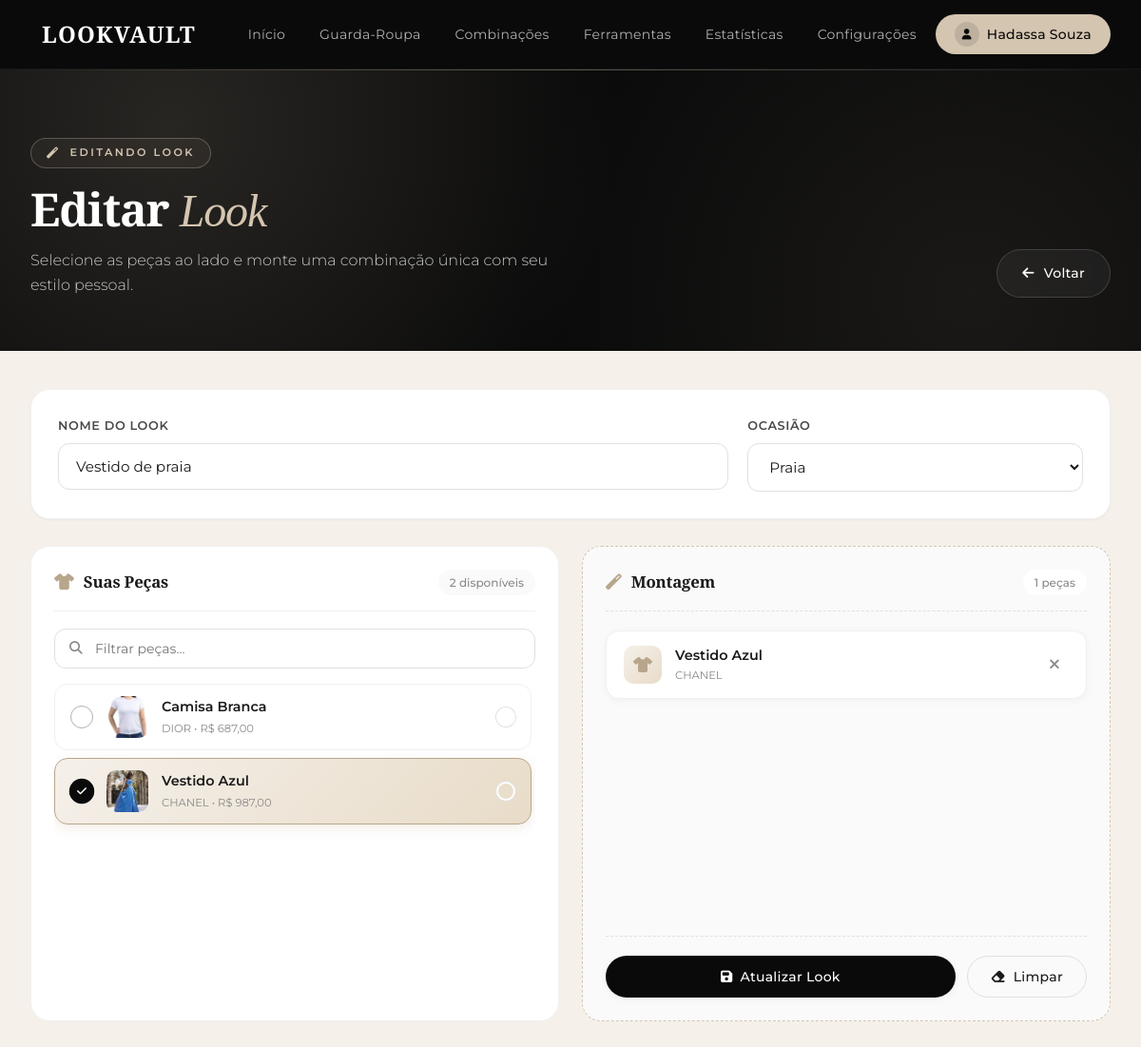
Screenshot of /criar-look.php?id=5 (signed in) with the database file from the repository.
### tables this page shows
CREATE TABLE `looks` (
  `id` int(11) NOT NULL,
  `usuario_id` int(11) NOT NULL,
  `nome` varchar(100) NOT NULL,
  `ocasiao` varchar(50) DEFAULT NULL,
  `data_criacao` timestamp NOT NULL DEFAULT current_timestamp()
);

CREATE TABLE `pecas` (
  `id` int(11) NOT NULL,
  `usuario_id` int(11) NOT NULL,
  `nome` varchar(100) NOT NULL,
  `marca` varchar(50) DEFAULT NULL,
  `categoria` varchar(50) DEFAULT NULL,
  `cor` varchar(30) DEFAULT NULL,
  `tamanho` varchar(10) DEFAULT NULL,
  `valor` decimal(10,2) DEFAULT NULL,
  `tags` varchar(255) DEFAULT NULL,
  `foto` varchar(255) DEFAULT NULL,
  `data_cadastro` timestamp NOT NULL DEFAULT current_timestamp()
);

### configdatabase.php (called while the page is built, shortened)
<?php
function conectarDB() {
    try {
        $conn = new mysqli(DB_HOST, DB_USER, DB_PASS, DB_NAME, DB_PORT);
        $conn->set_charset("utf8mb4");
        return $conn;
    } catch (Exception $e) {
        error_log("LOOKVAULT database error: " . $e->getMessage());
        http_response_code(500);
        die("Ocorreu um erro interno. Tente novamente mais tarde.");
    }
}
function executarQuery($sql, $params = []) {
    $conn = conectarDB();
    $stmt = $conn->prepare($sql);
    if (!empty($params)) {
        $types = '';
        $values = [];
        foreach ($params as $param) {
            if (is_int($param)) {
                $types .= 'i';
            } elseif (is_float($param)) {
                $types .= 'd';
            } elseif (is_string($param)) {
                $types .= 's';
            } else {
                $types .= 's';
                $param = (string) $param;
            }
            $values[] = $param;
        }
        $refs = [];
        foreach ($values as $key => $value) {
            $refs[$key] = &$values[$key];
        }
        $stmt->bind_param($types, ...$refs);
    }
    if (!$stmt->execute()) {
        $stmt->close();
        $conn->close();
        return false;
    }
    $result = null;
    if ($stmt->field_count > 0) {
        $result = $stmt->get_result();
    } else {
        $result = true;
    }
    return $result;
}
?>

### includes/media-storage.php (called while the page is built, shortened)
<?php
function lookvaultIsVercelBlobUrl($value)
{
    $host = parse_url((string) $value, PHP_URL_HOST);
    return is_string($host) && str_ends_with($host, '.blob.vercel-storage.com');
}
function lookvaultImageAvailable($value)
{
    if (str_starts_with($value, 'uploads/') && !str_contains($value, '..')) {
        return is_file(dirname(__DIR__) . '/' . $value);
    }
    return false;
}

### criar-look.php (the view, shortened to what this page needs)
<?php
require_once 'configdatabase.php';
require_once __DIR__ . '/includes/media-storage.php';
$usuario_id = $_SESSION['usuario_id'];
$look_id = $_GET['id'] ?? 0;
$editando = false;
$look_atual = null;
$pecas_selecionadas = [];
if ($look_id > 0) {
    $sql = "SELECT * FROM looks WHERE id = ? AND usuario_id = ?";
    $result = executarQuery($sql, [$look_id, $usuario_id]);
    if ($result && $result->num_rows > 0) {
        $look_atual = $result->fetch_assoc();
        $editando = true;
        $sql_pecas = "SELECT peca_id FROM look_pecas WHERE look_id = ?";
        $result_pecas = executarQuery($sql_pecas, [$look_id]);
        if ($result_pecas) {
            while ($row = $result_pecas->fetch_assoc()) $pecas_selecionadas[] = $row['peca_id'];
        }
    }
}
$sql_pecas = "SELECT * FROM pecas WHERE usuario_id = ? ORDER BY nome ASC";
$result_pecas = executarQuery($sql_pecas, [$usuario_id]);
$todas_pecas = [];
if ($result_pecas && $result_pecas->num_rows > 0) {
    while ($row = $result_pecas->fetch_assoc()) $todas_pecas[] = $row;
}
include 'includes/header.php';
?>
<link rel="stylesheet" href="assets/css/pages.css">
<main>
    <section class="page-hero">
        <div class="container">
            <div class="page-hero-inner">
                <div class="page-hero-text">
                    <span class="page-hero-eyebrow">
                        <i class="fas fa-magic"></i> <?php echo $editando ? 'Editando look' : 'Novo look'; ?>
                    </span>
                    <h1 class="page-hero-title">
                        <?php echo $editando ? 'Editar' : 'Criar'; ?> <em>Look</em>
                    </h1>
                    <p class="page-hero-subtitle">
                        Selecione as peças ao lado e monte uma combinação única com seu estilo pessoal.
                    </p>
                </div>
                <div class="page-hero-actions">
                    <a href="combinacoes.php" class="btn-hero btn-hero-ghost">
                        <i class="fas fa-arrow-left"></i> Voltar
                    </a>
                </div>
            </div>
        </div>
    </section>
    <section class="builder-section">
        <div class="container">
            <form action="processar-look.php" method="POST" id="formLook">
                <div class="builder-name-panel animate-fade-up">
                    <div class="form-field" style="margin: 0;">
                        <label for="nome_look">Nome do Look</label>
                        <input type="text" id="nome_look" name="nome_look"
                               placeholder="Ex: Look Casual de Verão"
                               value="<?php echo $editando ? htmlspecialchars($look_atual['nome']) : ''; ?>"
                               required />
                    </div>
                    <div class="form-field" style="margin: 0;">
                        <label for="ocasiao">Ocasião</label>
                        <select id="ocasiao" name="ocasiao">
                            <?php foreach (['Casual','Social','Festa','Esporte','Trabalho','Praia','Noite'] as $op): ?>
                                <option value="<?php echo $op; ?>" <?php echo ($editando && $look_atual['ocasiao'] == $op) ? 'selected' : ''; ?>><?php echo $op; ?></option>
                            <?php endforeach; ?>
                        </select>
                    </div>
                </div>
                <div class="builder-canvas">
                    <div class="pecas-panel animate-fade-up animate-delay-1">
                        <div class="pecas-panel-header">
                            <h3 class="pecas-panel-title">
                                <i class="fas fa-tshirt"></i> Suas Peças
                            </h3>
                            <span class="pecas-panel-count"><?php echo count($todas_pecas); ?> disponíveis</span>
                        </div>
                        <div class="pecas-search">
                            <input type="text" id="searchPecas" placeholder="Filtrar peças..." onkeyup="filtrarPecas()" />
                        </div>
                        <div class="pecas-scroll" id="listaPecas">
                            <?php if (empty($todas_pecas)): ?>
                                <div style="text-align: center; padding: 40px 20px; color: var(--lv-texto-claro);">
                                    <i class="fas fa-tshirt" style="font-size: 2.5rem; color: var(--lv-bege); margin-bottom: 12px; display: block;"></i>
                                    <p>Você ainda não tem peças cadastradas.</p>
                                    <a href="cadastro.php" class="btn-primary" style="margin-top: 12px; display: inline-flex;">
                                        <i class="fas fa-plus"></i> Adicionar Peça
                                    </a>
                                </div>
                            <?php else: ?>
                                <?php foreach ($todas_pecas as $peca):
                                    $selected = in_array($peca['id'], $pecas_selecionadas);
                                ?>
                                <div class="peca-row <?php echo $selected ? 'selected' : ''; ?>"
                                     data-id="<?php echo $peca['id']; ?>"
                                     data-nome="<?php echo strtolower(htmlspecialchars($peca['nome'])); ?>"
                                     data-marca="<?php echo strtolower(htmlspecialchars($peca['marca'])); ?>"
                                     data-categoria="<?php echo strtolower(htmlspecialchars($peca['categoria'])); ?>"
                                     onclick="togglePeca(this, <?php echo $peca['id']; ?>)">
                                    <div class="peca-row-check"><i class="fas fa-check"></i></div>
                                    <?php if (lookvaultImageAvailable($peca['foto'] ?? '')): ?>
                                        <img src="<?php echo htmlspecialchars($peca['foto']); ?>" class="peca-row-thumb" alt="" />
                                    <?php else: ?>
                                        <div class="peca-row-thumb"><i class="fas fa-tshirt"></i></div>
                                    <?php endif; ?>
                                    <div class="peca-row-info">
                                        <div class="peca-row-name"><?php echo htmlspecialchars($peca['nome']); ?></div>
                                        <div class="peca-row-meta">
                                            <?php echo htmlspecialchars($peca['marca'] ?: 'Sem marca'); ?> • R$ <?php echo number_format($peca['valor'], 2, ',', '.'); ?>
                                        </div>
                                    </div>
                                    <div class="peca-row-color" style="background: <?php echo htmlspecialchars(strtolower($peca['cor'])); ?>;"></div>
                                </div>
                                <?php endforeach; ?>
                            <?php endif; ?>
                        </div>
                    </div>
                    <div class="canvas-panel animate-fade-up animate-delay-2">
                        <div class="canvas-panel-header">
                            <h3 class="canvas-panel-title">
                                <i class="fas fa-magic"></i> Montagem
                            </h3>
                            <span class="canvas-counter">
                                <span id="contadorPecas"><?php echo count($pecas_selecionadas); ?></span> peças
                            </span>
                        </div>
                        <div class="canvas-preview" id="lookPreview">
                            <?php if (empty($pecas_selecionadas)): ?>
                                <div class="canvas-empty" id="lookEmpty">
                                    <i class="fas fa-tshirt"></i>
                                    <p>Selecione as peças para começar</p>
                                    <small>Clique nas peças ao lado para adicionar</small>
                                </div>
                            <?php else: ?>
                                <?php foreach ($todas_pecas as $peca):
                                    if (in_array($peca['id'], $pecas_selecionadas)):
                                ?>
                                <div class="canvas-item" data-id="<?php echo $peca['id']; ?>">
                                    <div class="canvas-item-icon"><i class="fas fa-tshirt"></i></div>
                                    <div class="canvas-item-info">
                                        <div class="canvas-item-name"><?php echo htmlspecialchars($peca['nome']); ?></div>
                                        <div class="canvas-item-meta"><?php echo htmlspecialchars($peca['marca'] ?: 'Sem marca'); ?></div>
                                    </div>
                                    <button type="button" class="canvas-item-remove" onclick="removerPecaDoLook(<?php echo $peca['id']; ?>)">
                                        <i class="fas fa-times"></i>
                                    </button>
                                </div>
                                <?php endif; endforeach; ?>
                            <?php endif; ?>
                        </div>
                        <div class="canvas-actions">
                            <button type="submit" class="btn-primary" id="btnSalvarLook" <?php echo empty($pecas_selecionadas) ? 'disabled' : ''; ?>>
                                <i class="fas fa-save"></i> <?php echo $editando ? 'Atualizar Look' : 'Salvar Look'; ?>
                            </button>
                            <?php if (!empty($pecas_selecionadas)): ?>
                            <button type="button" class="btn-secondary" onclick="limparLook()">
                                <i class="fas fa-eraser"></i> Limpar
                            </button>
                            <?php endif; ?>
                        </div>
                    </div>
                </div>
            </form>
        </div>
    </section>
</main>
<?php include 'includes/footer.php'; ?>

### assets/css/style.css (style rules this page uses)
:root { --lv-preto: #0a0a0a; --lv-preto-suave: #141414; --lv-carvao: #1a1a1a; --lv-carvao-claro: #262626; --lv-carvao-hover: #333333; --lv-bege: #d4c5b0; --lv-bege-claro: #e8dcc8; --lv-bege-escuro: #b8a68c; --lv-areia: #f5f0ea; --lv-areia-escura: #ebe3d8; --lv-branco: #ffffff; --lv-cinza-100: #fafafa; --lv-cinza-200: #f0f0f0; --lv-cinza-300: #e0e0e0; --lv-cinza-400: #b0b0b0; --lv-cinza-500: #8a8a8a; --lv-cinza-600: #6b6b6b; --lv-cinza-700: #4a4a4a; --lv-texto: #1a1a1a; --lv-texto-suave: #4a4a4a; --lv-texto-claro: #8a8a8a; --lv-texto-branco: #ffffff; --lv-texto-branco-suave: #c8c8c8; --lv-sucesso: #2d7a4f; --lv-sucesso-bg: #e8f5ed; --lv-erro: #a83232; --lv-erro-bg: #faeaea; --lv-aviso: #b8860b; --lv-aviso-bg: #fdf6e3; --lv-font-titulo: 'Playfair Display', Georgia, serif; --lv-font-corpo: 'Montserrat', 'Poppins', -apple-system, sans-serif; --lv-fs-xs: 0.75rem; --lv-fs-sm: 0.875rem; --lv-fs-base: 1rem; --lv-fs-md: 1.125rem; --lv-fs-lg: 1.375rem; --lv-fs-xl: 1.75rem; --lv-fs-2xl: 2.25rem; --lv-fs-3xl: 3rem; --lv-fs-4xl: 4rem; --lv-esp-1: 4px; --lv-esp-2: 8px; --lv-esp-3: 12px; --lv-esp-4: 16px; --lv-esp-5: 20px; --lv-esp-6: 24px; --lv-esp-8: 32px; --lv-esp-10: 40px; --lv-esp-12: 48px; --lv-esp-16: 64px; --lv-esp-20: 80px; --lv-raio-sm: 8px; --lv-raio-md: 12px; --lv-raio-lg: 16px; --lv-raio-xl: 24px; --lv-raio-2xl: 32px; --lv-raio-pill: 999px; --lv-sombra-xs: 0 1px 2px rgba(0, 0, 0, 0.04); --lv-sombra-sm: 0 2px 8px rgba(0, 0, 0, 0.05); --lv-sombra-md: 0 8px 24px rgba(0, 0, 0, 0.08); --lv-sombra-lg: 0 16px 40px rgba(0, 0, 0, 0.10); --lv-sombra-xl: 0 24px 60px rgba(0, 0, 0, 0.12); --lv-transicao-rapida: 0.15s ease; --lv-transicao: 0.3s ease; --lv-transicao-lenta: 0.5s ease; --lv-container: 1280px; --lv-container-narrow: 900px; --lv-header-altura: 72px; }
*, *::before, *::after { margin: 0; padding: 0; box-sizing: border-box; }
html { scroll-behavior: smooth; -webkit-text-size-adjust: 100%; }
body { font-family: var(--lv-font-corpo); font-size: var(--lv-fs-base); line-height: 1.6; color: var(--lv-texto); background-color: var(--lv-areia); -webkit-font-smoothing: antialiased; -moz-osx-font-smoothing: grayscale; min-height: 100vh; display: flex; flex-direction: column; }
main { flex: 1; }
img { max-width: 100%; height: auto; display: block; }
a { color: inherit; text-decoration: none; transition: color var(--lv-transicao); }
button { font-family: inherit; cursor: pointer; border: none; background: none; }
input, select, textarea { font-family: inherit; font-size: inherit; }
h1, h2, h3, h4, h5, h6 { font-family: var(--lv-font-titulo); font-weight: 600; line-height: 1.2; color: var(--lv-texto); letter-spacing: -0.01em; }
h1 { font-size: var(--lv-fs-3xl); }
h3 { font-size: var(--lv-fs-xl); }
p { margin-bottom: var(--lv-esp-4); color: var(--lv-texto-suave); }
.container { width: 100%; max-width: var(--lv-container); margin: 0 auto; padding: 0 var(--lv-esp-8); }
.btn-primary, .btn-secondary, .btn-ghost, .btn-danger { display: inline-flex; align-items: center; justify-content: center; gap: var(--lv-esp-2); padding: var(--lv-esp-3) var(--lv-esp-6); border-radius: var(--lv-raio-pill); font-family: var(--lv-font-corpo); font-size: var(--lv-fs-sm); font-weight: 500; letter-spacing: 0.02em; cursor: pointer; border: 1px solid transparent; transition: all var(--lv-transicao); text-decoration: none; white-space: nowrap; }
.btn-primary { background: var(--lv-preto); color: var(--lv-texto-branco); box-shadow: var(--lv-sombra-sm); }
.btn-secondary { background: transparent; color: var(--lv-texto); border-color: var(--lv-cinza-300); }

### rows the page displays
looks: nome_look "Vestido de praia", ocasiao "Praia"
pecas: foto (picture), nome "Camisa Branca", marca "DIOR", valor "687,00"
pecas: foto (picture), nome "Vestido Azul", marca "CHANEL", valor "987,00"

### other values shown
$usuario_nome "Hadassa Souza"
count($todas_pecas) "2"
count($pecas_selecionadas) "1"
